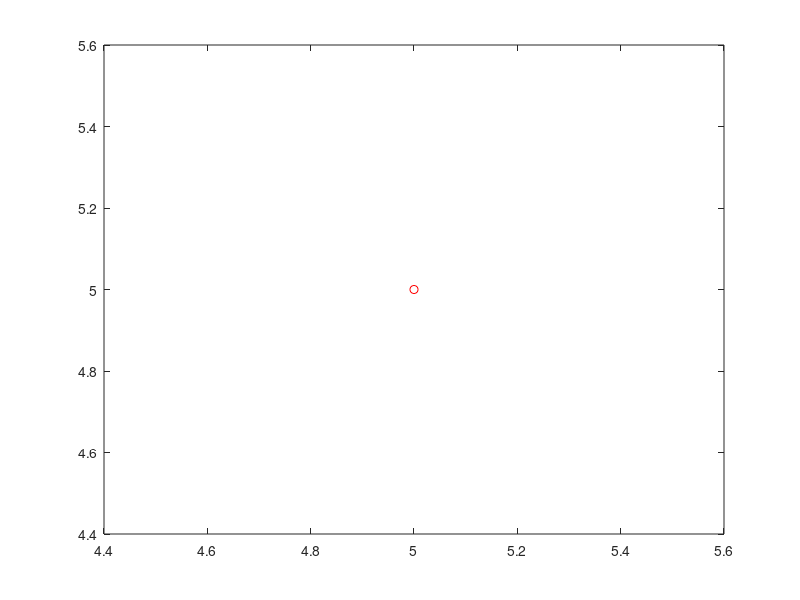

The MATLAB script that drew this image:
%Aproksymacja

%Wprowadzenie wektor�w

x=input('wprowadz wektor x: ');
y=input('wprowadz wektor y: ');

levelWielomianu=input('wprowadz stopien wielomianu aproks:');

%sprawdzenie wymiar�w
if length(x)==length(y)
n=length(x); %dlugosc wektora x
Ksi = zeros(levelWielomianu + 1);

for i=1:n;
    for j=1:levelWielomianu+1;
        for k=1:levelWielomianu+1;
        V(j,k)= x(i).^(j+k-2);
        end
    end
    Ksi = Ksi + V;
end

%Wektor jednokolumnowy
F=zeros(1,levelWielomianu+1);

for i=1:n
    for j=1:levelWielomianu+1
        Fi(j)= x(i)^(j-1)*y(i);
    end
    F=F+Fi;
end

%Transponowanie macierzy (odwrocenie)
F=F';

A=Ksi^(-1)*F;

lengthA=length(A);

xminmax = min(x):0.1:max(x);

w=0;

for i=1:lengthA
   w=w+A(i)*xminmax.^(i -1);
end;

grid on
plot(x,y,'or',xminmax,w);



else 
    disp('Wektory s� r�nej d�ugo�ci')
end
